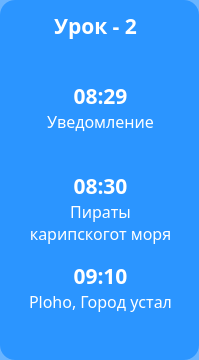
         <widget class="QFrame" name="frame_3">
          <property name="sizePolicy">
           <sizepolicy hsizetype="Fixed" vsizetype="Minimum">
            <horstretch>0</horstretch>
            <verstretch>0</verstretch>
           </sizepolicy>
          </property>
          <property name="minimumSize">
           <size>
            <width>199</width>
            <height>0</height>
           </size>
          </property>
          <property name="styleSheet">
           <string notr="true">border-radius: 15;
background-color: rgb(0,127,255, 150);</string>
          </property>
          <property name="frameShape">
           <enum>QFrame::StyledPanel</enum>
          </property>
          <property name="frameShadow">
           <enum>QFrame::Raised</enum>
          </property>
          <widget class="QLabel" name="label_49">
           <property name="geometry">
            <rect>
             <x>40</x>
             <y>10</y>
             <width>111</width>
             <height>31</height>
            </rect>
           </property>
           <property name="font">
            <font>
             <family>Yandex Sans Text Bold</family>
             <pointsize>16</pointsize>
             <weight>75</weight>
             <bold>true</bold>
            </font>
           </property>
           <property name="styleSheet">
            <string notr="true">color: white;
background-color: rgb(255,160,0, 0);
</string>
           </property>
           <property name="text">
            <string>Урок - 2</string>
           </property>
           <property name="alignment">
            <set>Qt::AlignCenter</set>
           </property>
          </widget>
          <widget class="QLabel" name="label_50">
           <property name="geometry">
            <rect>
             <x>30</x>
             <y>80</y>
             <width>141</width>
             <height>31</height>
            </rect>
           </property>
           <property name="font">
            <font>
             <family>Yandex Sans Text Bold</family>
             <pointsize>16</pointsize>
             <weight>75</weight>
             <bold>true</bold>
            </font>
           </property>
           <property name="styleSheet">
            <string notr="true">color: white;
background-color: rgb(255,160,0, 0);
</string>
           </property>
           <property name="text">
            <string>08:29</string>
           </property>
           <property name="alignment">
            <set>Qt::AlignCenter</set>
           </property>
          </widget>
          <widget class="QLabel" name="label_51">
           <property name="geometry">
            <rect>
             <x>20</x>
             <y>110</y>
             <width>161</width>
             <height>61</height>
            </rect>
           </property>
           <property name="font">
            <font>
             <family>Yandex Sans Display</family>
             <pointsize>12</pointsize>
             <weight>50</weight>
             <bold>false</bold>
            </font>
           </property>
           <property name="styleSheet">
            <string notr="true">color: white;
background-color: rgb(255,160,0, 0);
</string>
           </property>
           <property name="text">
            <string>Уведомление</string>
           </property>
           <property name="alignment">
            <set>Qt::AlignHCenter|Qt::AlignTop</set>
           </property>
           <property name="wordWrap">
            <bool>true</bool>
           </property>
          </widget>
          <widget class="QLabel" name="label_52">
           <property name="geometry">
            <rect>
             <x>20</x>
             <y>200</y>
             <width>161</width>
             <height>61</height>
            </rect>
           </property>
           <property name="font">
            <font>
             <family>Yandex Sans Display</family>
             <pointsize>12</pointsize>
             <weight>50</weight>
             <bold>false</bold>
            </font>
           </property>
           <property name="styleSheet">
            <string notr="true">color: white;
background-color: rgb(255,160,0, 0);
</string>
           </property>
           <property name="text">
            <string>Пираты карипскогот моря</string>
           </property>
           <property name="alignment">
            <set>Qt::AlignHCenter|Qt::AlignTop</set>
           </property>
           <property name="wordWrap">
            <bool>true</bool>
           </property>
          </widget>
          <widget class="QLabel" name="label_53">
           <property name="geometry">
            <rect>
             <x>30</x>
             <y>170</y>
             <width>141</width>
             <height>31</height>
            </rect>
           </property>
           <property name="font">
            <font>
             <family>Yandex Sans Text Bold</family>
             <pointsize>16</pointsize>
             <weight>75</weight>
             <bold>true</bold>
            </font>
           </property>
           <property name="styleSheet">
            <string notr="true">color: white;
background-color: rgb(255,160,0, 0);
</string>
           </property>
           <property name="text">
            <string>08:30</string>
           </property>
           <property name="alignment">
            <set>Qt::AlignCenter</set>
           </property>
          </widget>
          <widget class="QLabel" name="label_54">
           <property name="geometry">
            <rect>
             <x>20</x>
             <y>290</y>
             <width>161</width>
             <height>61</height>
            </rect>
           </property>
           <property name="font">
            <font>
             <family>Yandex Sans Display</family>
             <pointsize>12</pointsize>
             <weight>50</weight>
             <bold>false</bold>
            </font>
           </property>
           <property name="styleSheet">
            <string notr="true">color: white;
background-color: rgb(255,160,0, 0);
</string>
           </property>
           <property name="text">
            <string>Ploho, Город устал</string>
           </property>
           <property name="alignment">
            <set>Qt::AlignHCenter|Qt::AlignTop</set>
           </property>
           <property name="wordWrap">
            <bool>true</bool>
           </property>
          </widget>
          <widget class="QLabel" name="label_55">
           <property name="geometry">
            <rect>
             <x>30</x>
             <y>260</y>
             <width>141</width>
             <height>31</height>
            </rect>
           </property>
           <property name="font">
            <font>
             <family>Yandex Sans Text Bold</family>
             <pointsize>16</pointsize>
             <weight>75</weight>
             <bold>true</bold>
            </font>
           </property>
           <property name="styleSheet">
            <string notr="true">color: white;
background-color: rgb(255,160,0, 0);
</string>
           </property>
           <property name="text">
            <string>09:10</string>
           </property>
           <property name="alignment">
            <set>Qt::AlignCenter</set>
           </property>
          </widget>
         </widget>
